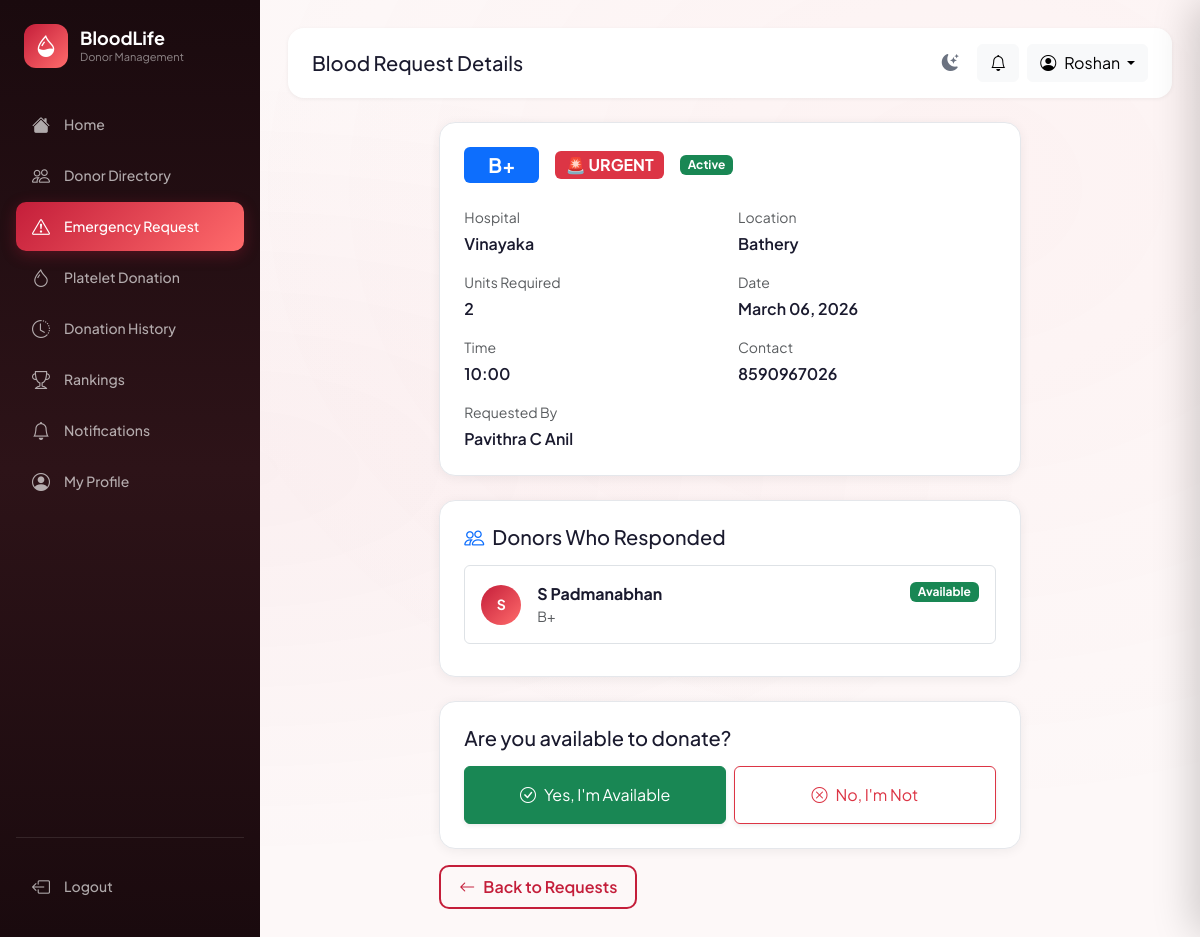
/requests/11 (signed in), run on the app's committed database.
### app/models.py (models this page shows, shortened)
class User(UserMixin, db.Model):
    __tablename__ = 'users'
    id = db.Column(db.Integer, primary_key=True)
    name = db.Column(db.String(100), nullable=False)
    email = db.Column(db.String(150), unique=True, nullable=False, index=True)
    password_hash = db.Column(db.String(256), nullable=False)
    role = db.Column(db.String(10), default='user')          # 'user' | 'admin'
    is_active = db.Column(db.Boolean, default=True)
    is_blocked = db.Column(db.Boolean, default=False)
    created_at = db.Column(db.DateTime, default=datetime.utcnow)
    last_login = db.Column(db.DateTime)
    profile = db.relationship('DonorProfile', back_populates='user',
                               uselist=False, cascade='all, delete-orphan')
    blood_requests = db.relationship('BloodRequest', back_populates='requester',
                                      foreign_keys='BloodRequest.user_id',
                                      cascade='all, delete-orphan')
    donation_history = db.relationship('DonationHistory', back_populates='donor',
                                        cascade='all, delete-orphan')
    platelet_donations = db.relationship('PlateletDonation', back_populates='donor',
                                          cascade='all, delete-orphan')
    notifications = db.relationship('Notification', back_populates='user',
                                     cascade='all, delete-orphan')
    eligibility_checks = db.relationship('EligibilityCheck', back_populates='user',
                                          cascade='all, delete-orphan')
    @property
    def is_admin(self):
        return self.role == 'admin'

class BloodRequest(db.Model):
    __tablename__ = 'blood_requests'
    id = db.Column(db.Integer, primary_key=True)
    user_id = db.Column(db.Integer, db.ForeignKey('users.id'), nullable=False)
    blood_group = db.Column(db.String(5), nullable=False)
    units = db.Column(db.Integer, nullable=False, default=1)
    hospital = db.Column(db.String(200), nullable=False)
    location = db.Column(db.String(300))
    need_date = db.Column(db.Date, nullable=False)
    need_time = db.Column(db.String(10))
    contact = db.Column(db.String(20))
    notes = db.Column(db.Text)
    is_urgent = db.Column(db.Boolean, default=False)
    request_type = db.Column(db.String(10), default='blood')   # 'blood' | 'platelet'
    status = db.Column(db.String(20), default='active')        # 'active' | 'fulfilled' | 'closed'
    created_at = db.Column(db.DateTime, default=datetime.utcnow)
    requester = db.relationship('User', back_populates='blood_requests',
                                 foreign_keys=[user_id])
    responses = db.relationship('RequestResponse', back_populates='request',
                                 cascade='all, delete-orphan')

class RequestResponse(db.Model):
    __tablename__ = 'request_responses'
    id = db.Column(db.Integer, primary_key=True)
    request_id = db.Column(db.Integer, db.ForeignKey('blood_requests.id'), nullable=False)
    donor_id = db.Column(db.Integer, db.ForeignKey('users.id'), nullable=False)
    action = db.Column(db.String(10))   # 'accept' | 'decline'
    responded_at = db.Column(db.DateTime, default=datetime.utcnow)
    request = db.relationship('BloodRequest', back_populates='responses')
    donor = db.relationship('User')

class DonorProfile(db.Model):
    __tablename__ = 'donor_profiles'
    id = db.Column(db.Integer, primary_key=True)
    user_id = db.Column(db.Integer, db.ForeignKey('users.id'), unique=True, nullable=False)
    phone = db.Column(db.String(20))
    dob = db.Column(db.Date)
    gender = db.Column(db.String(10))
    blood_group = db.Column(db.String(5), index=True)
    weight = db.Column(db.Float)     # kg
    height = db.Column(db.Float)     # cm
    location = db.Column(db.String(200))
    city = db.Column(db.String(100))
    state = db.Column(db.String(100))
    is_available = db.Column(db.Boolean, default=True)
    is_platelet_donor = db.Column(db.Boolean, default=False)
    last_blood_donation = db.Column(db.Date)
    last_platelet_donation = db.Column(db.Date)
    total_blood_donations = db.Column(db.Integer, default=0)
    total_platelet_donations = db.Column(db.Integer, default=0)
    emergency_responses = db.Column(db.Integer, default=0)
    blood_rank_score = db.Column(db.Float, default=0.0)
    platelet_rank_score = db.Column(db.Float, default=0.0)
    updated_at = db.Column(db.DateTime, default=datetime.utcnow, onupdate=datetime.utcnow)
    user = db.relationship('User', back_populates='profile')

### app/requests_bp/routes.py (the view)
@requests.route('/<int:req_id>')
@login_required
def view_request(req_id):
    req = BloodRequest.query.get_or_404(req_id)
    my_response = RequestResponse.query.filter_by(
        request_id=req_id, donor_id=current_user.id).first()
    return render_template('requests/view.html', req=req, my_response=my_response)

### app/templates/requests/view.html (shortened to what this page needs)
{% extends "base.html" %}
{% block page_title %}Blood Request Details{% endblock %}
{% block content %}
<div class="row g-4 justify-content-center">
    <div class="col-lg-8">
        <div class="card-custom p-4 mb-4">
            <div class="d-flex align-items-center gap-3 mb-4">
                <span class="badge bg-primary fs-5 px-4 py-2">{{ req.blood_group }}</span>
                {% if req.is_urgent %}<span class="badge bg-danger fs-6">🚨 URGENT</span>{% endif %}
                <span class="badge {{ 'bg-success' if req.status == 'active' else 'bg-secondary' }}">{{
                    req.status|capitalize }}</span>
            </div>
            <div class="row g-3">
                {% set fields = [
                ('Hospital', req.hospital), ('Location', req.location),
                ('Units Required', req.units|string),
                ('Date', req.need_date.strftime('%B %d, %Y')),
                ('Time', req.need_time or '—'),
                ('Contact', req.contact),
                ('Requested By', req.requester.name)
                ] %}
                {% for label, val in fields %}
                <div class="col-md-6">
                    <p class="text-muted small mb-1">{{ label }}</p>
                    <p class="fw-semibold mb-0">{{ val }}</p>
                </div>
                {% endfor %}
            </div>
        </div>
        {% if req.responses %}
        <div class="card-custom p-4 mb-4">
            <h5 class="mb-3"><i class="bi bi-people me-2 text-primary"></i>Donors Who Responded</h5>
            {% for resp in req.responses %}
            <div class="d-flex align-items-center gap-3 p-3 border rounded mb-2">
                <div class="donor-avatar" style="width:40px;height:40px;font-size:14px;">
                    {{ resp.donor.name[:2].upper() }}
                </div>
                <div class="flex-grow-1">
                    <div class="d-flex justify-content-between align-items-start">
                        <div>
                            <strong>{{ resp.donor.name }}</strong>
                            <small class="text-muted d-block">{{ resp.donor.profile.blood_group if resp.donor.profile
                                else '' }}</small>
                        </div>
                        <div class="text-end">
                            <span
                                class="badge {{ 'bg-success' if resp.action == 'accept' else 'bg-danger' }} d-block mb-1">
                                {{ 'Available' if resp.action == 'accept' else 'Unavailable' }}
                            </span>
                        </div>
                    </div>
                </div>
            </div>
            {% endfor %}
        </div>
        {% endif %}
        {% if current_user.role == 'user' and req.status == 'active' and current_user.id != req.user_id %}
        <div class="card-custom p-4">
            <h5 class="mb-3">Are you available to donate?</h5>
            {% if my_response %}
            <div class="alert {{ 'alert-success' if my_response.action == 'accept' else 'alert-secondary' }}">
                You responded with <strong>{{ 'YES (Available)' if my_response.action == 'accept' else 'NO
                    (Unavailable)' }}</strong>.
            </div>
            {% else %}
            <div class="row g-2">
                <div class="col-sm-6">
                    <form method="POST" action="{{ url_for('requests.respond', req_id=req.id) }}">
                        <button type="submit" class="btn btn-success w-100 py-3 shadow-sm">
                            <i class="bi bi-check-circle me-2"></i>Yes, I'm Available
                        </button>
                    </form>
                </div>
                <div class="col-sm-6">
                    <form method="POST" action="{{ url_for('requests.respond', req_id=req.id) }}">
                        <button type="submit" class="btn btn-outline-danger w-100 py-3 shadow-sm">
                            <i class="bi bi-x-circle me-2"></i>No, I'm Not
                        </button>
                    </form>
                </div>
            </div>
            {% endif %}
        </div>
        {% endif %}
        <div class="mt-3">
            <a href="{{ url_for('requests.index') }}" class="btn btn-outline-custom">
                <i class="bi bi-arrow-left me-2"></i>Back to Requests
            </a>
        </div>
    </div>
</div>
{% endblock %}

### app/templates/base.html (shortened to what this page needs)
<!DOCTYPE html>
<html lang="en">
<head>
    <link href="https://cdn.jsdelivr.net/npm/bootstrap@5.3.2/dist/css/bootstrap.min.css" rel="stylesheet">
    <link rel="stylesheet" href="https://cdn.jsdelivr.net/npm/bootstrap-icons@1.11.1/font/bootstrap-icons.css">
    <link rel="stylesheet" href="{{ url_for('static', filename='css/style.css') }}">
</head>
<body data-auth="{{ 'true' if current_user.is_authenticated else 'false' }}" >
    <div class="toast-container position-fixed top-0 end-0 p-3" style="z-index:9999;" id="toastContainer"></div>
    {% if current_user.is_authenticated %}
    <aside class="sidebar" id="sidebar">
        <div class="sidebar-logo">
            <div class="sidebar-logo-icon"><i class="bi bi-droplet-half"></i></div>
            <div>
                <h2>BloodLife</h2>
                <span>Donor Management</span>
            </div>
        </div>
        <nav>
            <ul class="list-unstyled">
                <li class="nav-item">
                    <a class="nav-link-custom {% if request.endpoint == 'main.dashboard' %}active{% endif %}"
                        href="{{ url_for('main.dashboard') }}">
                        <i class="bi bi-house-fill"></i><span>Home</span>
                    </a>
                </li>
                <li class="nav-item">
                    <a class="nav-link-custom {% if request.blueprint == 'donor' and 'directory' in request.endpoint %}active{% endif %}"
                        href="{{ url_for('donor.directory') }}">
                        <i class="bi bi-people"></i><span>Donor Directory</span>
                    </a>
                </li>
                <li class="nav-item">
                    <a class="nav-link-custom {% if request.blueprint == 'requests' %}active{% endif %}"
                        href="{{ url_for('requests.index') }}">
                        <i class="bi bi-exclamation-triangle"></i><span>Emergency Request</span>
                        {% set active_count = active_request_count|default(0) %}
                    </a>
                </li>
                <li class="nav-item">
                    <a class="nav-link-custom {% if 'platelet' in request.endpoint|default('') %}active{% endif %}"
                        href="{{ url_for('donor.platelet') }}">
                        <i class="bi bi-droplet"></i><span>Platelet Donation</span>
                    </a>
                </li>
                <li class="nav-item">
                    <a class="nav-link-custom {% if 'history' in request.endpoint|default('') %}active{% endif %}"
                        href="{{ url_for('donor.history') }}">
                        <i class="bi bi-clock-history"></i><span>Donation History</span>
                    </a>
                </li>
                <li class="nav-item">
                    <a class="nav-link-custom {% if 'rankings' in request.endpoint|default('') %}active{% endif %}"
                        href="{{ url_for('donor.rankings') }}">
                        <i class="bi bi-trophy"></i><span>Rankings</span>
                    </a>
                </li>
                <li class="nav-item position-relative">
                    <a class="nav-link-custom {% if 'notifications' in request.endpoint|default('') %}active{% endif %}"
                        href="{{ url_for('requests.notifications') }}">
                        <i class="bi bi-bell"></i><span>Notifications</span>
                        {% set unread = unread|default(0) %}
                    </a>
                </li>
                <li class="nav-item">
                    <a class="nav-link-custom {% if 'profile' in request.endpoint|default('') %}active{% endif %}"
                        href="{{ url_for('donor.profile') }}">
                        <i class="bi bi-person-circle"></i><span>My Profile</span>
                    </a>
                </li>
            </ul>
        </nav>
        <div class="mt-auto pt-4" style="border-top: 1px solid rgba(255,255,255,0.1);">
            <a class="nav-link-custom" href="{{ url_for('auth.logout') }}">
                <i class="bi bi-box-arrow-left"></i><span>Logout</span>
            </a>
        </div>
    </aside>
    <main class="main-content" id="mainContent">
        <div class="header mb-4">
            <div class="header-left">
                <div>
                    <h5 class="mb-0">{% block page_title %}Home{% endblock %}</h5>
                </div>
            </div>
            <div class="d-flex align-items-center gap-2">
                <button class="theme-toggle" id="themeToggleBtn" onclick="toggleTheme()" title="Toggle dark/light mode">
                    <i class="bi bi-moon-stars-fill" id="themeIcon"></i>
                </button>
                <button class="btn btn-light position-relative" id="notifBellBtn" onclick="openNotifDrawer()"
                    title="Notifications">
                    <i class="bi bi-bell" id="bellIcon"></i>
                </button>
                <div class="dropdown">
                    <button class="btn btn-light dropdown-toggle" data-bs-toggle="dropdown">
                        <i class="bi bi-person-circle me-2"></i>{{ current_user.name.split()[0] }}
                    </button>
                </div>
            </div>
        </div>
        {% block content %}{% endblock %}
    </main>
    {% endif %}
</body>
</html>

### data on the page
User: name "Roshan"
BloodRequest: blood_group "B+", status "Active", label "Hospital", hospital "Vinayaka", label "Location", location "Bathery", label "Time", need_time "10:00", label "Contact", contact "8590967026"
User: label "Requested By", name "Pavithra C Anil"
RequestResponse: donor "S", donor.name "S Padmanabhan", donor.profile "B+", action "Available"

### other printed values
{{ label }} "Units Required" "Date"
{{ val }} "2" "March 06, 2026"
